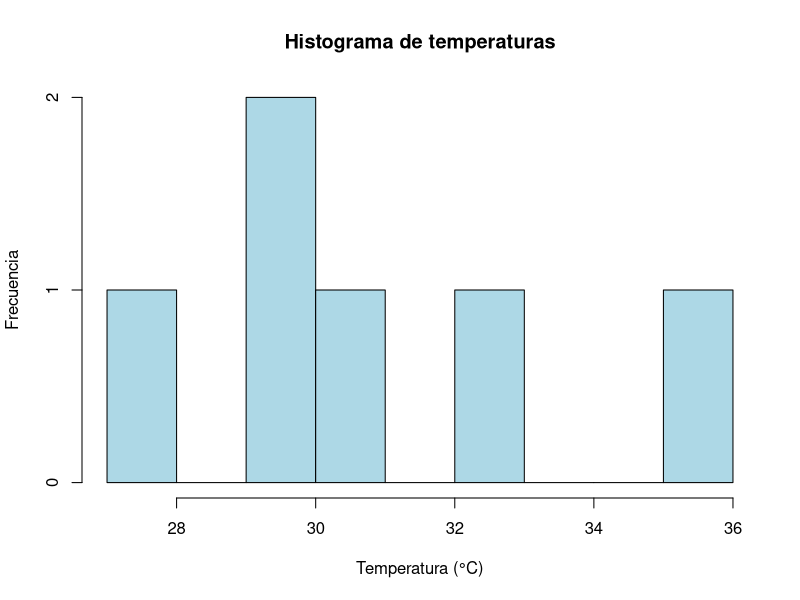
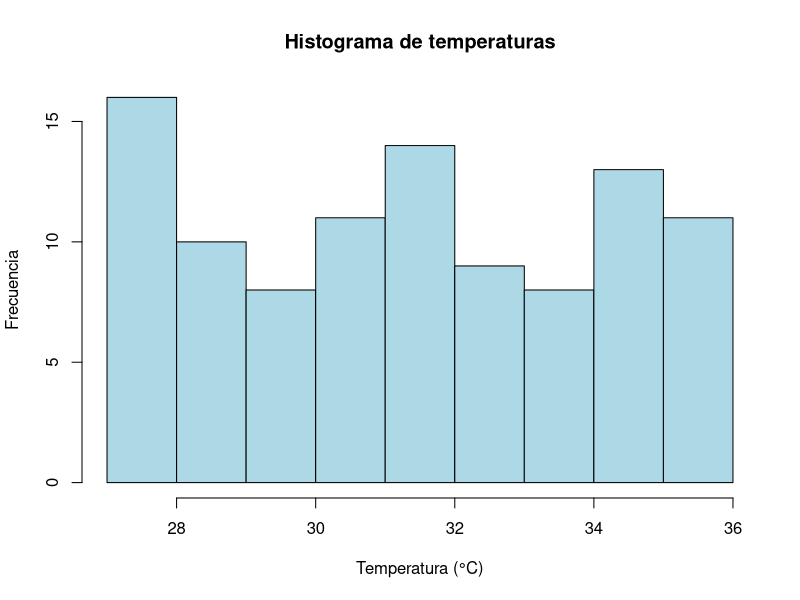

These figures' R source, in order:
temp <- c(29.8, 32.4, 35.3, 27.2, 29.3, 30.4)

hist(temp, 
     main = "Histograma de temperaturas",
     xlab = "Temperatura (°C)",
     ylab = "Frecuencia",
     col = "lightblue",
     border = "black",
     breaks = 9,
     xlim = c(27, 36))


#############################

temperaturas <- runif(100, min = 27, max = 36)

hist(temperaturas, 
     main = "Histograma de temperaturas",
     xlab = "Temperatura (°C)",
     ylab = "Frecuencia",
     col = "lightblue",
     border = "black",
     breaks = 9,
     xlim = c(27, 36))
